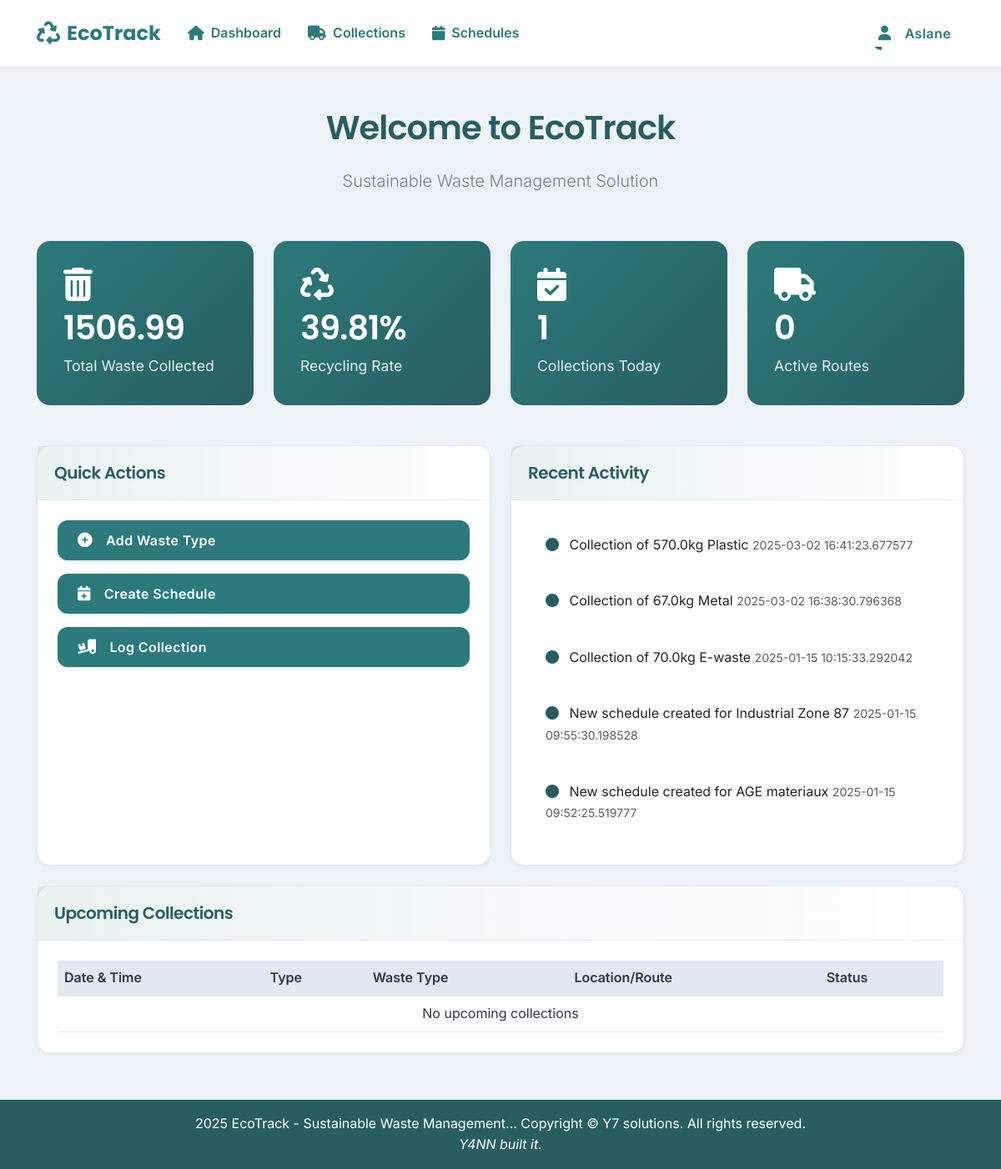
Screenshot of / (signed in) with the database file from the repository.
### models.py (models this page shows, shortened)
class User(UserMixin, db.Model):
    __tablename__ = 'users'
    id = db.Column(db.Integer, primary_key=True)
    username = db.Column(db.String(80), unique=True, nullable=False)
    email = db.Column(db.String(120), unique=True, nullable=False)
    password_hash = db.Column(db.String(200), nullable=False)
    first_name = db.Column(db.String(100), nullable=False)
    last_name = db.Column(db.String(100), nullable=False)
    role = db.Column(db.String(50), nullable=False)
    is_active = db.Column(db.Boolean, default=True, nullable=False)
    created_at = db.Column(db.DateTime, default=datetime.utcnow)
    def is_admin(self):
        return self.role == 'Administrator'
    def is_operator(self):
        return self.role == 'Waste Management Operator'
    def is_reporting_user(self):
        return self.role == 'Reporting User' or self.role == 'Administrator'

class Collection(db.Model):
    __tablename__ = 'collections'
    id = db.Column(db.Integer, primary_key=True)
    user_id = db.Column(db.Integer, db.ForeignKey('users.id'), nullable=False)
    waste_type_id = db.Column(db.Integer, db.ForeignKey('waste_types.id'), nullable=False)
    quantity = db.Column(db.Float, nullable=False)
    collection_date = db.Column(db.DateTime, nullable=False)
    location = db.Column(db.String(255), nullable=False)
    status = db.Column(db.String(20), nullable=False, default='Pending')
    created_at = db.Column(db.DateTime, nullable=False, default=datetime.utcnow)
    user = db.relationship('User', backref=db.backref('collections', lazy=True))
    waste_type = db.relationship('WasteType', backref=db.backref('collections', lazy=True))

class Schedule(db.Model):
    __tablename__ = 'schedules'
    id = db.Column(db.Integer, primary_key=True)
    waste_type_id = db.Column(db.Integer, db.ForeignKey('waste_types.id'), nullable=False)
    route = db.Column(db.String(255), nullable=False)
    pickup_date = db.Column(db.DateTime, nullable=False)
    status = db.Column(db.String(20), nullable=False, default='Scheduled')
    team = db.Column(db.String(100), nullable=False)
    created_at = db.Column(db.DateTime, nullable=False, default=datetime.utcnow)
    waste_type = db.relationship('WasteType', backref=db.backref('schedules', lazy=True))

### routes.py (the view, shortened to what this page needs)
    @app.route('/')
    def index():
        if not current_user.is_authenticated:
            return redirect(url_for('auth.login'))
        total_waste = db.session.query(db.func.sum(Collection.quantity)).scalar() or 0
        recycling_rate = calculate_recycling_rate()
        collections_today = Collection.query.filter(
            db.func.date(Collection.collection_date) == datetime.utcnow().date()
        ).count()
        active_routes = Schedule.query.filter(
            Schedule.pickup_date >= datetime.utcnow()
        ).distinct(Schedule.route).count()
        now = datetime.utcnow()
        upcoming_collections = []
        immediate_collections = Collection.query.filter(
            Collection.collection_date >= now,
            Collection.collection_date <= now + timedelta(hours=1)
        ).order_by(Collection.collection_date).all()
        scheduled_collections = Schedule.query.filter(
            Schedule.pickup_date >= now,
            Schedule.status == 'Scheduled'
        ).order_by(Schedule.pickup_date).limit(5).all()
        upcoming_collections.sort(key=lambda x: x['date'])
        upcoming_collections = upcoming_collections[:5]
        recent_activities = get_recent_activities()
        return render_template('index.html',
                             total_waste=total_waste,
                             recycling_rate=recycling_rate,
                             collections_today=collections_today,
                             active_routes=active_routes,
                             upcoming_collections=upcoming_collections,
                             recent_activities=recent_activities)

### blueprints/auth.py (called while the page is built)
@login_manager.user_loader
def load_user(user_id):
    return User.query.get(int(user_id))

### routes.py (called while the page is built)
def calculate_recycling_rate():
    total_waste = db.session.query(db.func.sum(Collection.quantity)).scalar() or 0
    if total_waste == 0:
        return 0
    sustainable_waste = db.session.query(db.func.sum(Collection.quantity))\
        .join(WasteType)\
        .filter(
            db.or_(
                WasteType.disposal_method.ilike('%recycle%'),
                WasteType.disposal_method.ilike('%compost%'),
                WasteType.disposal_method.ilike('%reuse%')
            )
        ).scalar() or 0
    return round((sustainable_waste / total_waste) * 100, 2)

def get_recent_activities():
    recent = []
    collections = Collection.query.order_by(Collection.created_at.desc()).limit(5).all()
    schedules = Schedule.query.order_by(Schedule.created_at.desc()).limit(5).all()
    for collection in collections:
        recent.append({
            'description': f'Collection of {collection.quantity}kg {collection.waste_type.name}',
            'time': collection.created_at
        })
    for schedule in schedules:
        recent.append({
            'description': f'New schedule created for {schedule.route}',
            'time': schedule.created_at
        })
    return sorted(recent, key=lambda x: x['time'], reverse=True)[:5]

### templates/index.html
{% extends "base.html" %}
{% block content %}
<div class="container">
    <div class="row mb-4">
        <div class="col-12">
            <h1 class="text-center mb-4">Welcome to EcoTrack</h1>
            <p class="text-center lead">Sustainable Waste Management Solution</p>
        </div>
    </div>
    <div class="row mb-5">
        <div class="col-md-3">
            <div class="stat-card">
                <i class="fas fa-trash-alt mb-2"></i>
                <h3>{{ total_waste }}</h3>
                <p>Total Waste Collected</p>
            </div>
        </div>
        <div class="col-md-3">
            <div class="stat-card">
                <i class="fas fa-recycle mb-2"></i>
                <h3>{{ recycling_rate }}%</h3>
                <p>Recycling Rate</p>
            </div>
        </div>
        <div class="col-md-3">
            <div class="stat-card">
                <i class="fas fa-calendar-check mb-2"></i>
                <h3>{{ collections_today }}</h3>
                <p>Collections Today</p>
            </div>
        </div>
        <div class="col-md-3">
            <div class="stat-card">
                <i class="fas fa-truck mb-2"></i>
                <h3>{{ active_routes }}</h3>
                <p>Active Routes</p>
            </div>
        </div>
    </div>
    <div class="row">
        <div class="col-md-6 mb-4">
            <div class="card h-100">
                <div class="card-header">
                    <h5 class="card-title mb-0">Quick Actions</h5>
                </div>
                <div class="card-body">
                    <div class="d-grid gap-3">
                        <a href="{{ url_for('new_waste_type') }}" class="btn btn-primary quick-action-btn">
                            <i class="fas fa-plus-circle me-2"></i>Add Waste Type
                        </a>
                        <a href="{{ url_for('new_schedule') }}" class="btn btn-primary quick-action-btn">
                            <i class="fas fa-calendar-plus me-2"></i>Create Schedule
                        </a>
                        <a href="{{ url_for('new_collection') }}" class="btn btn-primary quick-action-btn">
                            <i class="fas fa-truck-loading me-2"></i>Log Collection
                        </a>
                    </div>
                </div>
            </div>
        </div>
        <div class="col-md-6 mb-4">
            <div class="card h-100">
                <div class="card-header">
                    <h5 class="card-title mb-0">Recent Activity</h5>
                </div>
                <div class="card-body">
                    <div class="activity-feed">
                        {% for activity in recent_activities %}
                        <div class="activity-item">
                            <i class="fas fa-circle me-2"></i>
                            <span class="activity-text">{{ activity.description }}</span>
                            <small class="text-muted">{{ activity.time }}</small>
                        </div>
                        {% endfor %}
                    </div>
                </div>
            </div>
        </div>
    </div>
    <div class="row">
        <div class="col-12 mb-4">
            <div class="card">
                <div class="card-header">
                    <h5 class="card-title mb-0">Upcoming Collections</h5>
                </div>
                <div class="card-body">
                    <div class="table-responsive">
                        <table class="table table-hover">
                            <thead>
                                <tr>
                                    <th>Date & Time</th>
                                    <th>Type</th>
                                    <th>Waste Type</th>
                                    <th>Location/Route</th>
                                    <th>Status</th>
                                </tr>
                            </thead>
                            <tbody>
                                {% for collection in upcoming_collections %}
                                <tr>
                                    <td>{{ collection.date.strftime('%Y-%m-%d %H:%M') }}</td>
                                    <td>
                                        {% if collection.type == 'Collection' %}
                                        <span class="badge bg-primary">Immediate</span>
                                        {% else %}
                                        <span class="badge bg-info">Scheduled</span>
                                        {% endif %}
                                    </td>
                                    <td>{{ collection.waste_type.name }}</td>
                                    <td>{{ collection.location }}</td>
                                    <td>
                                        {% if collection.status == 'Scheduled' %}
                                        <span class="badge bg-warning">{{ collection.status }}</span>
                                        {% elif collection.status == 'Completed' %}
                                        <span class="badge bg-success">{{ collection.status }}</span>
                                        {% elif collection.status == 'In Progress' %}
                                        <span class="badge bg-info">{{ collection.status }}</span>
                                        {% else %}
                                        <span class="badge bg-secondary">{{ collection.status }}</span>
                                        {% endif %}
                                    </td>
                                </tr>
                                {% else %}
                                <tr>
                                    <td colspan="5" class="text-center">No upcoming collections</td>
                                </tr>
                                {% endfor %}
                            </tbody>
                        </table>
                    </div>
                </div>
            </div>
        </div>
    </div>
</div>
{% endblock %}

### templates/base.html (shortened to what this page needs)
<!DOCTYPE html>
<html lang="en">
<head>
    <link href="https://cdn.jsdelivr.net/npm/bootstrap@5.3.0/dist/css/bootstrap.min.css" rel="stylesheet">
    <link rel="stylesheet" href="https://cdnjs.cloudflare.com/ajax/libs/font-awesome/6.0.0/css/all.min.css">
    <link rel="stylesheet" href="https://cdn.jsdelivr.net/npm/sweetalert2@11/dist/sweetalert2.min.css">
    <link rel="stylesheet" href="{{ url_for('static', filename='css/styles.css') }}">
</head>
<body>
    <nav class="navbar navbar-expand-lg">
        <div class="container-fluid">
            <a class="navbar-brand" href="/">
                <i class="fas fa-recycle me-2"></i>EcoTrack
            </a>
            <div class="collapse navbar-collapse" id="navbarNav">
                <ul class="navbar-nav">
                    {% if current_user.is_authenticated %}
                        <li class="nav-item">
                            <a class="nav-link" href="{{ url_for('index') }}">
                                <i class="fas fa-home me-2"></i>Dashboard
                            </a>
                        </li>
                        {% if current_user.is_operator() or current_user.is_admin() %}
                            <li class="nav-item">
                                <a class="nav-link" href="{{ url_for('collections') }}">
                                    <i class="fas fa-truck me-2"></i>Collections
                                </a>
                            </li>
                            <li class="nav-item">
                                <a class="nav-link" href="{{ url_for('schedules') }}">
                                    <i class="fas fa-calendar me-2"></i>Schedules
                                </a>
                            </li>
                        {% endif %}
                    {% endif %}
                </ul>
                <ul class="navbar-nav ms-auto">
                    {% if current_user.is_authenticated %}
                        <li class="nav-item dropdown">
                            <button class="nav-link dropdown-toggle btn btn-link" type="button" id="userDropdown"
                                    data-bs-toggle="dropdown" data-bs-auto-close="true" aria-expanded="false">
                                <i class="fas fa-user me-2"></i>
                                {{ current_user.first_name }}
                            </button>
                        </li>
                    {% endif %}
                </ul>
            </div>
        </div>
    </nav>
    <div class="content-wrapper">
        {% block content %}{% endblock %}
    </div>
    <footer class="footer">
        <div class="container">
            <span> 2025 EcoTrack - Sustainable Waste Management...</span>
            <copyright>
                <span>Copyright &copy; Y7 solutions. All rights reserved.</span>
            </copyright><br>
            <span><i>Y4NN built it.</i></span>
        </div>
    </footer>
</body>
</html>

### templates/base.html (style rules this page uses)
.navbar { position: relative; z-index: 1030 !important; }
.content-wrapper { position: relative; z-index: 1020 !important; margin-top: 1rem; }
.nav-item.dropdown { position: relative; }
.nav-link.btn-link { padding: 0.5rem 1rem; text-decoration: none; background: none; border: none; color: inherit; }

### rows the page displays
User: first_name "Aslane"
Collection: time "2025-03-02 16:41:23.677577"
Collection: time "2025-03-02 16:38:30.796368"
Collection: time "2025-01-15 10:15:33.292042"
Schedule: time "2025-01-15 09:55:30.198528"
Schedule: time "2025-01-15 09:52:25.519777"

### other values shown
{{ total_waste }} "1506.99"
{{ recycling_rate }} "39.81"
{{ collections_today }} "1"
{{ active_routes }} "0"
{{ activity.description }} "Collection of 570.0kg Plastic" "Collection of 67.0kg Metal" "Collection of 70.0kg E-waste" "New schedule created for Industrial Zone 87" "New schedule created for AGE materiaux"
